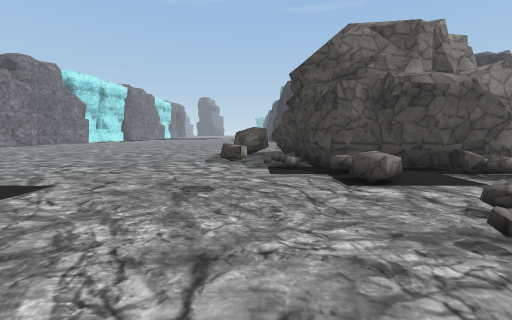
[1] (above)

22 first-person views from a walk through a Unity game level. The camera is 1.4 m above the floor, tilts 6° down and sees 90° across. The floor is counted in squares, 2 m on a side. Each view is taken from the middle of a square. On the plan, view 1 faces up. The plan holds only what a view shows up to about 9 squares ahead; the rest is blank. The place goes on beyond the plan. The player character is not drawn. Some animated figures are left out. Some surface patterns are stand-ins.

[2]
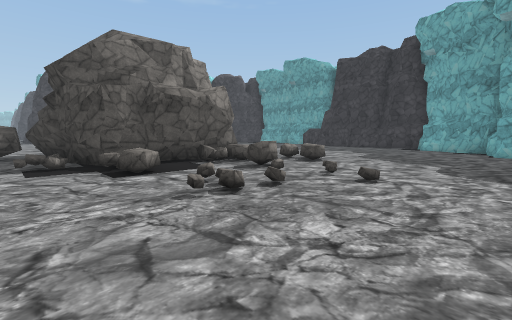

[3]
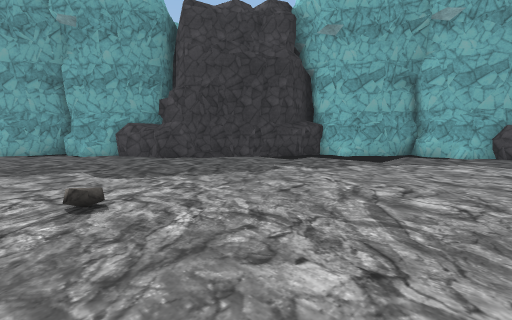

[4]
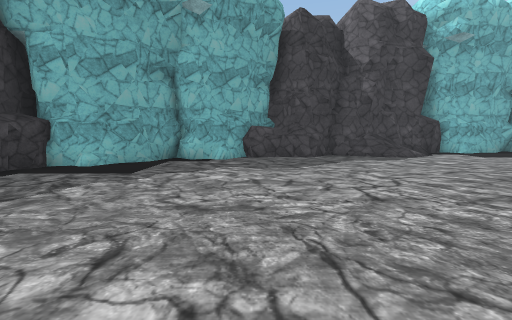

[5]
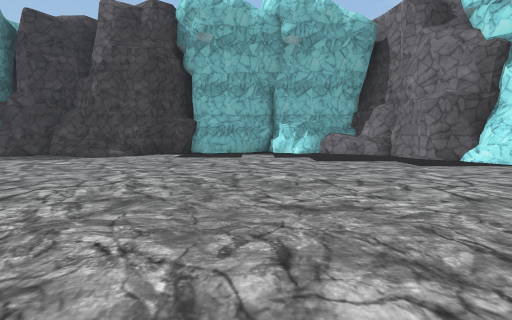

[6]
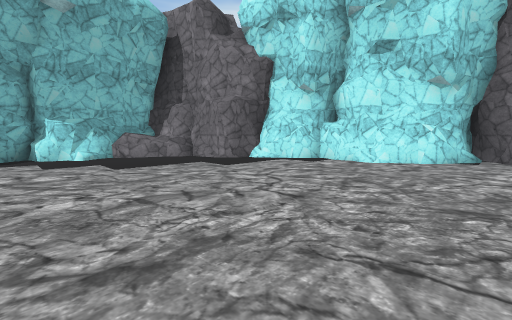

[7]
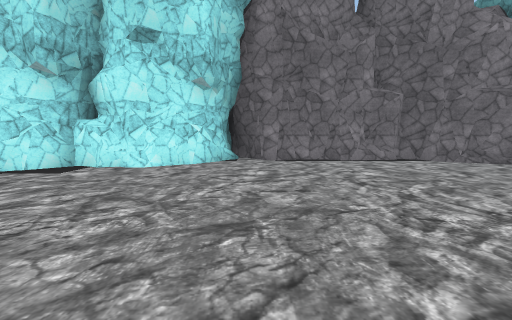

[8]
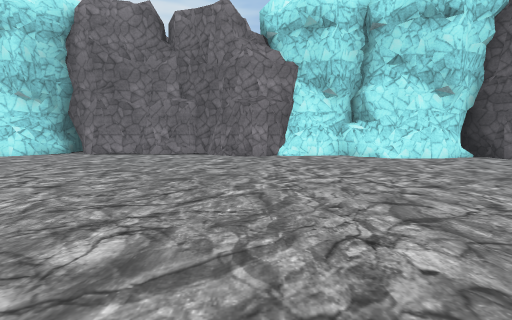

[9]
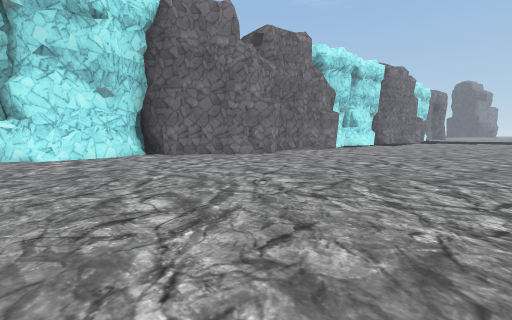

[10]
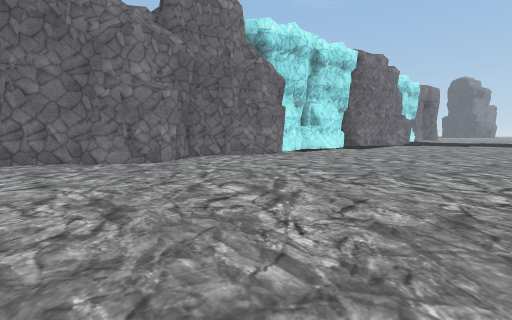

[11]
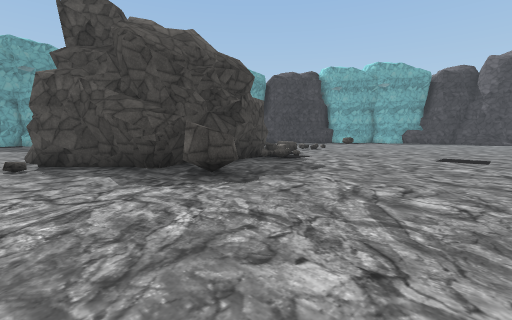

[12]
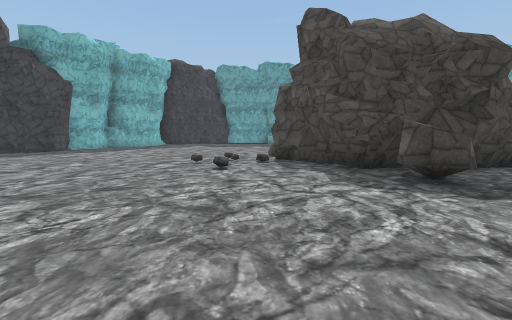

[13]
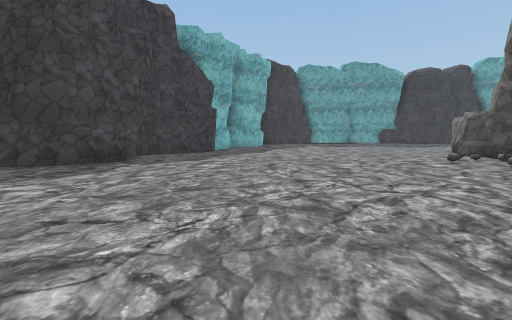

[14]
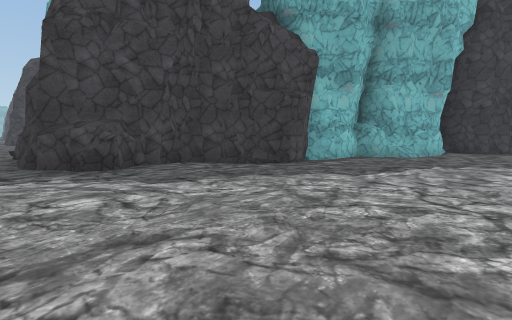

[15]
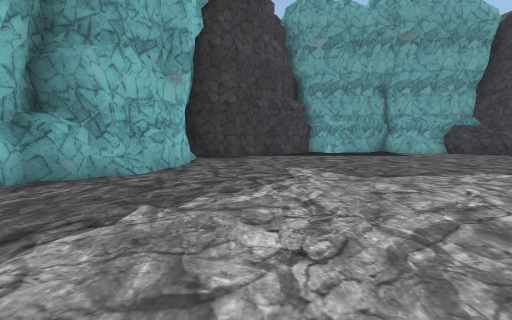

[16]
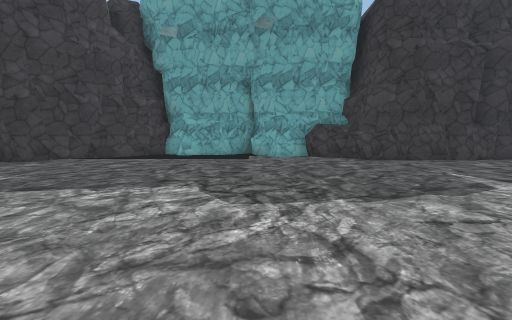

[17]
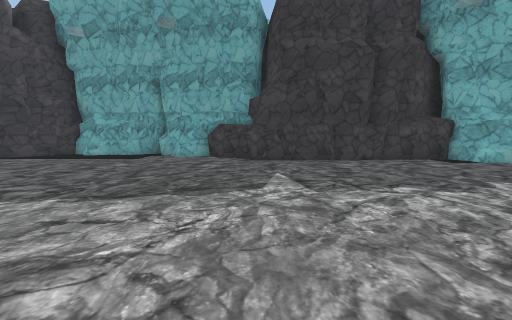

[18]
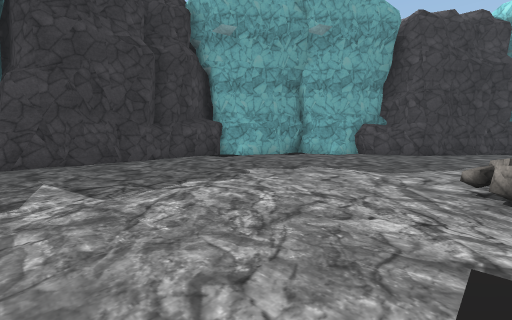

[19]
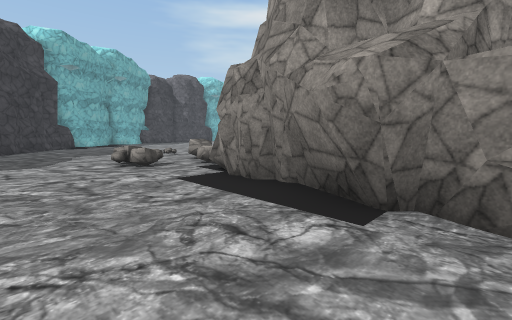

[20]
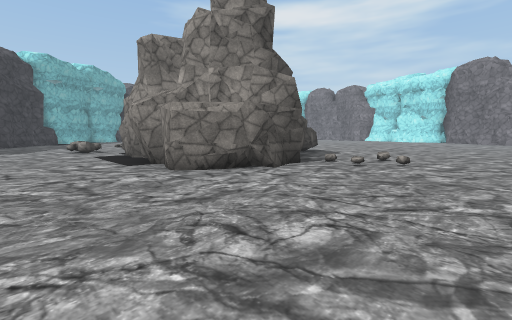

[21]
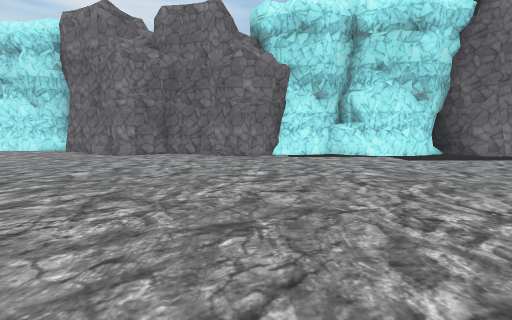

[22]
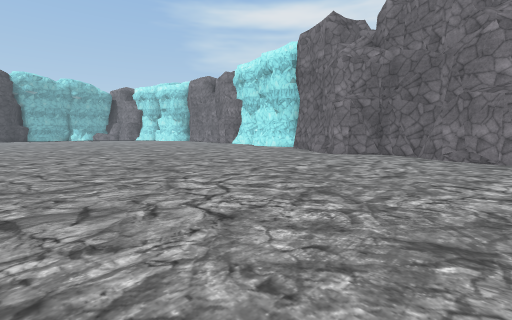

### Floor plan
Key: @ floor where view 1 was taken; # wall or solid block; . floor; / step, stairs or slope; ^ raised ledge; R rock.
Columns run from 16 left of view 1 to 15 right of it. Each row starts with its distance up from view 1.
 23     #... ..      .#
 22     #......      .#
 21    ##......     ..####
 20    #........   ......##
 19    ##....... .........####
 18    ##....................##
 17    ##.....................###
 16    #........................##
 15    #.........................##
 14    ##.........................##
 13    #...........................#
 12   ##...........................#
 11  ##............... ............#
 10  #.................###........##
  9  ##.............R### ##.......#
  8  ##.............R#   ##......##
  7  #...............#   #.......#
  6  #....... .......#   #.......#
  5  #.......  ......#####.......#
  4  #........  ......R.R........#
  3 ##.......   ....R...R.R......#
  2 #........   .................#
  1 #......     ................##
  0 #......     ... @...........#
 -1 #...... .   ..  ..........###
 -2 #..........    .........###
 -3 ##.........    .........#
 -4  #..........  .........##
 -5  #....................##
 -6  ##...................#
 -7   #.................###
 -8   ##.............####
 -9    #^.......//#####
-10    ##^##.#.####
-11      #####

Positions as (right, up) in squares from view 1, and headings:
1: (0, 0), facing up
2: (0, -1), facing up-right
3: (1, 1), facing down-right
4: (1, -1), facing down
5: (-8, -1), facing down
6: (-8, -2), facing down-left
7: (-9, -2), facing left
8: (-7, 4), facing left
9: (-6, 7), facing up-left
10: (-6, 11), facing up-left
11: (-4, 11), facing down-right
12: (-4, 11), facing right
13: (-4, 17), facing right
14: (1, 15), facing up-right
15: (5, 15), facing right
16: (6, 10), facing right
17: (6, 7), facing right
18: (6, 7), facing down-right
19: (8, 9), facing down-left
20: (8, 14), facing down-left
21: (-4, 18), facing left
22: (-4, 18), facing down-left
